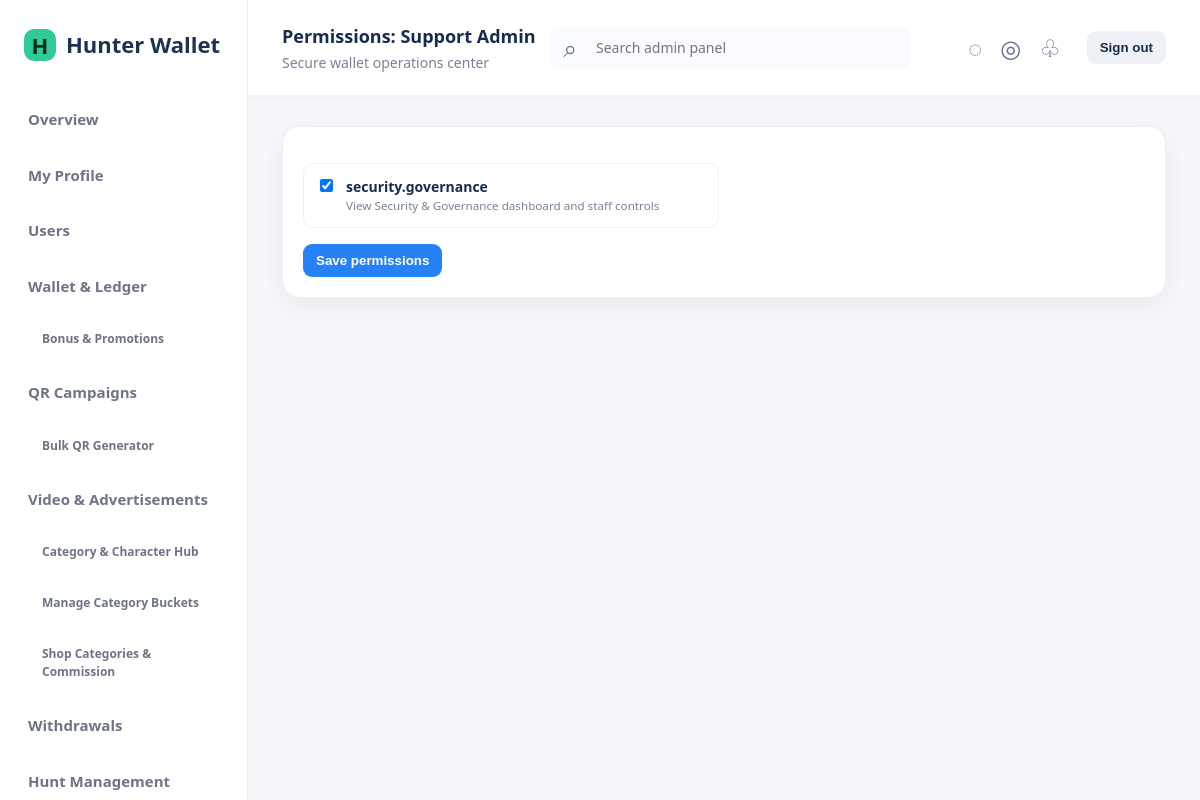
The app's page /admin/admins/permissions.php?role_id=3 (signed in) with its own data.
### tables this page shows
CREATE TABLE admin_permissions (id INT UNSIGNED AUTO_INCREMENT PRIMARY KEY, code VARCHAR(100) NOT NULL UNIQUE, description VARCHAR(255) NULL);

CREATE TABLE admin_roles (id INT UNSIGNED AUTO_INCREMENT PRIMARY KEY, name VARCHAR(80) NOT NULL UNIQUE, created_at DATETIME NOT NULL DEFAULT CURRENT_TIMESTAMP);

### config/database.php (called while the page is built, shortened)
<?php
function db(): PDO
{
    static $pdo;
    if ($pdo instanceof PDO) return $pdo;
    $dsn = sprintf('mysql:host=%s;port=%s;dbname=%s;charset=utf8mb4', env('DB_HOST', '127.0.0.1'), env('DB_PORT', '3306'), env('DB_NAME', 'hunter_wallet'));
    $pdo = new PDO($dsn, (string) env('DB_USER', 'root'), (string) env('DB_PASS', ''), [
        PDO::ATTR_ERRMODE => PDO::ERRMODE_EXCEPTION,
        PDO::ATTR_DEFAULT_FETCH_MODE => PDO::FETCH_ASSOC,
        PDO::ATTR_EMULATE_PREPARES => false,
    ]);
    return $pdo;
}

### includes/functions.php (called while the page is built, shortened)
<?php
function e(mixed $value): string { return htmlspecialchars((string) $value, ENT_QUOTES | ENT_SUBSTITUTE, 'UTF-8'); }

### includes/auth.php (called while the page is built, shortened)
<?php
function admin(): ?array
{
    static $cached = false;
    if ($cached !== false) return $cached;
    $stmt = db()->prepare('SELECT a.*, r.name role_name FROM admins a JOIN admin_roles r ON r.id=a.role_id WHERE a.id=? AND a.status="ACTIVE"');
    $stmt->execute([(int) $_SESSION['admin_id']]);
    return $cached = ($stmt->fetch() ?: null);
}
function require_admin(): void { if (!admin()) { flash('error', 'Please sign in.'); redirect('/admin/login.php'); } }

### includes/permissions.php (called while the page is built, shortened)
<?php
function permissions(): array
{
    static $items;
    if ($items !== null) return $items;
    $current = admin(); if (!$current) return $items = [];
    if ($current['role_name'] === 'Super Admin') return $items = ['*'];
    $stmt = db()->prepare('SELECT p.code FROM admin_permissions p JOIN admin_role_permissions rp ON rp.permission_id=p.id WHERE rp.role_id=?');
    $stmt->execute([$current['role_id']]); return $items = array_column($stmt->fetchAll(), 'code');
}
function can(string $permission): bool { $all = permissions(); return in_array('*', $all, true) || in_array($permission, $all, true); }
function require_permission(string $permission): void { require_admin(); if (!can($permission)) { http_response_code(403); exit('Forbidden'); } }

### admin/admins/permissions.php (the view)
<?php declare(strict_types=1);require dirname(__DIR__,2).'/includes/bootstrap.php';require_permission('admins.edit');$roleId=filter_var(input('role_id'),FILTER_VALIDATE_INT);if(!$roleId){http_response_code(404);exit('Not found');}$stmt=db()->prepare('SELECT * FROM admin_roles WHERE id=?');$stmt->execute([$roleId]);$role=$stmt->fetch();if(!$role){http_response_code(404);exit('Not found');}$permissions=db()->query('SELECT * FROM admin_permissions ORDER BY code')->fetchAll();if(is_post()){verify_csrf();if($role['name']==='Super Admin'){flash('error','Super Admin always has complete access.');}else{$chosen=array_map('intval',(array)($_POST['permissions']??[]));$valid=array_map('intval',array_column($permissions,'id'));$chosen=array_values(array_intersect($chosen,$valid));$pdo=db();$pdo->beginTransaction();try{$old=$pdo->prepare('SELECT permission_id FROM admin_role_permissions WHERE role_id=?');$old->execute([$roleId]);$before=array_map('intval',array_column($old->fetchAll(),'permission_id'));$pdo->prepare('DELETE FROM admin_role_permissions WHERE role_id=?')->execute([$roleId]);$insert=$pdo->prepare('INSERT INTO admin_role_permissions(role_id,permission_id) VALUES(?,?)');foreach($chosen as $permissionId)$insert->execute([$roleId,$permissionId]);audit_log((int)admin()['id'],'ROLE_PERMISSIONS_UPDATED','admins',(string)$roleId,$before,$chosen);$pdo->commit();flash('success','Role permissions updated.');}catch(Throwable $e){if($pdo->inTransaction())$pdo->rollBack();flash('error','Could not update permissions.');}}redirect('/admin/admins/permissions.php?role_id='.$roleId);}$currentStmt=db()->prepare('SELECT permission_id FROM admin_role_permissions WHERE role_id=?');$currentStmt->execute([$roleId]);$current=array_map('intval',array_column($currentStmt->fetchAll(),'permission_id'));$pageTitle='Permissions: '.$role['name'];require APP_ROOT.'/includes/header.php';?>
<section class="panel"><form method="post"><?=csrf_field()?><div class="permission-grid"><?php foreach($permissions as $p):?><label class="check-card"><input type="checkbox" name="permissions[]" value="<?=e($p['id'])?>" <?=in_array((int)$p['id'],$current,true)?'checked':''?> <?=$role['name']==='Super Admin'?'disabled':''?>><span><strong><?=e($p['code'])?></strong><small><?=e($p['description'])?></small></span></label><?php endforeach?></div><?php if($role['name']!=='Super Admin'):?><button class="btn">Save permissions</button><?php endif?></form></section><?php require APP_ROOT.'/includes/footer.php';

### assets/css/style.css (style rules this page uses)
:root { --navy:#12263f;--ink:#182534;--muted:#6c7b8a;--line:#e5eaf0;--bg:#f5f7fa;--green:#0d9f6e;--red:#d13c4d;--amber:#d78909;--blue:#2764d9;--white:#fff;--radius:14px;--shadow:0 8px 24px rgba(18,38,63,.07) }
* { box-sizing:border-box }
body { margin:0;background:var(--bg);color:var(--ink);font:14px/1.5 system-ui,-apple-system,BlinkMacSystemFont,"Segoe UI",sans-serif }
.card,.panel { background:white;border:1px solid var(--line);border-radius:var(--radius);box-shadow:var(--shadow) }
.panel { padding:20px;margin-bottom:20px }
.btn { appearance:none;border:0;border-radius:9px;background:var(--blue);color:white;padding:9px 13px;font-weight:700;cursor:pointer;display:inline-block }
input,select,textarea { font:inherit;border:1px solid #ccd5df;border-radius:9px;padding:10px 11px;background:white;min-height:40px }
.permission-grid { display:grid;grid-template-columns:repeat(2,minmax(0,1fr));gap:10px;margin:16px 0 }
.check-card { display:flex;gap:10px;align-items:flex-start;border:1px solid var(--line);border-radius:10px;padding:12px }
.check-card input { min-height:auto }
.check-card small { display:block;color:var(--muted) }
:root { --navy:#fff;--ink:#172b4d;--muted:#788397;--line:#edf0f5;--bg:#f7f8fb;--blue:#2781f6;--radius:18px;--shadow:0 8px 26px rgba(31,48,75,.08) }
.panel,.card { border-radius:18px;box-shadow:0 8px 26px rgba(31,48,75,.08) }

### records on screen
admin_permissions: id.name "☑", code "security.governance", description "View Security & Governance dashboard and staff controls"

### other values on screen
$brandName "Hunter Wallet"
$pageTitle "Permissions: Support Admin"
$pageSubtitle "Secure wallet operations center"
